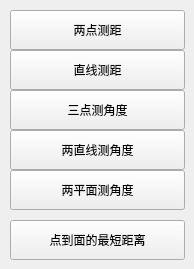
   <widget class="QWidget" name="page">
    <widget class="QPushButton" name="pushButton">
     <property name="geometry">
      <rect>
       <x>10</x>
       <y>10</y>
       <width>175</width>
       <height>40</height>
      </rect>
     </property>
     <property name="text">
      <string>两点测距</string>
     </property>
    </widget>
    <widget class="QPushButton" name="pushButton_2">
     <property name="geometry">
      <rect>
       <x>10</x>
       <y>50</y>
       <width>175</width>
       <height>40</height>
      </rect>
     </property>
     <property name="text">
      <string>直线测距</string>
     </property>
    </widget>
    <widget class="QPushButton" name="pushButton_3">
     <property name="geometry">
      <rect>
       <x>10</x>
       <y>90</y>
       <width>175</width>
       <height>40</height>
      </rect>
     </property>
     <property name="text">
      <string>三点测角度</string>
     </property>
    </widget>
    <widget class="QPushButton" name="pushButton_4">
     <property name="geometry">
      <rect>
       <x>10</x>
       <y>130</y>
       <width>175</width>
       <height>40</height>
      </rect>
     </property>
     <property name="text">
      <string>两直线测角度</string>
     </property>
    </widget>
    <widget class="QPushButton" name="pushButton_5">
     <property name="geometry">
      <rect>
       <x>10</x>
       <y>170</y>
       <width>175</width>
       <height>40</height>
      </rect>
     </property>
     <property name="text">
      <string>两平面测角度</string>
     </property>
    </widget>
    <widget class="QPushButton" name="pushButton_16">
     <property name="geometry">
      <rect>
       <x>10</x>
       <y>220</y>
       <width>175</width>
       <height>40</height>
      </rect>
     </property>
     <property name="text">
      <string>点到面的最短距离</string>
     </property>
    </widget>
   </widget>
